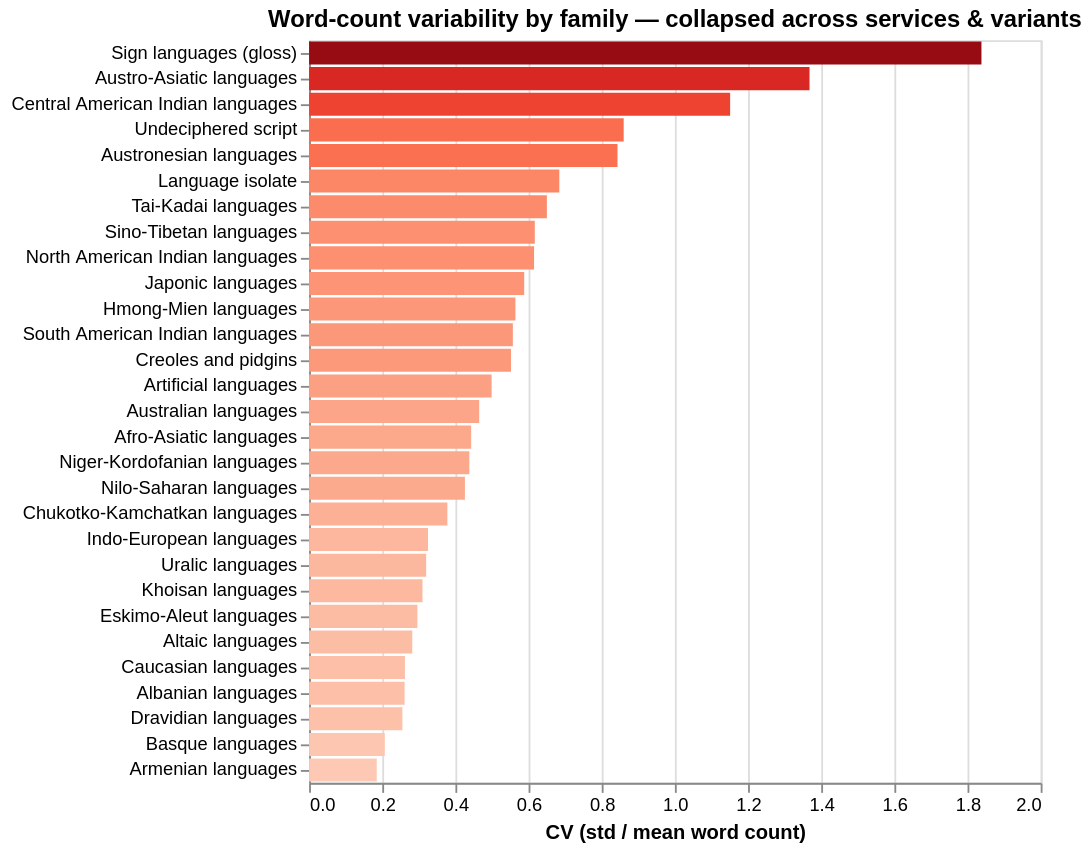

Here is the notebook cell this chart was saved with:
### Code cell
var_rows = []
for (family, service, variant), grp in wc_long.groupby(["family_grouped", "service", "prompt_variant"]):
    mean_wc = grp["word_count"].mean()
    std_wc  = grp["word_count"].std()
    cv      = std_wc / mean_wc if mean_wc > 0 else np.nan
    var_rows.append({
        "family":  family,
        "service": service,
        "variant": variant,
        "n":       len(grp),
        "mean_wc": round(mean_wc, 2),
        "std_wc":  round(std_wc,  2),
        "cv":      round(cv,      3),
    })
var_df = pd.DataFrame(var_rows)

# ── Chart 1: overall CV per family (collapsed across service & variant) ──────
fam_cv = (
    wc_long.groupby("family_grouped")["word_count"]
    .agg(n="count", mean="mean", std="std")
    .assign(cv=lambda d: d["std"] / d["mean"])
    .sort_values("cv", ascending=False)
    .reset_index()
    .round(3)
)

fam_bar = alt.Chart(fam_cv).mark_bar().encode(
    y=alt.Y("family_grouped:N", sort=alt.EncodingSortField("cv", order="descending"), title=None),
    x=alt.X("cv:Q", title="CV (std / mean word count)"),
    color=alt.Color("cv:Q", scale=alt.Scale(scheme="reds"), legend=None),
    tooltip=["family_grouped:N",
             alt.Tooltip("cv:Q", format=".3f", title="CV"),
             alt.Tooltip("mean:Q", format=".2f", title="mean words"),
             alt.Tooltip("n:Q", title="translation rows")],
).properties(
    width=400,
    height=max(240, len(fam_cv) * 14),
    title="Word-count variability by family — collapsed across services & variants",
)

# ── Chart 2: mean CV by service and by variant ────────────────────────────────
svc_cv = var_df.groupby("service")["cv"].mean().reset_index().sort_values("cv", ascending=False)
var_cv = var_df.groupby("variant")["cv"].mean().reset_index().sort_values("cv", ascending=False)

svc_bar = alt.Chart(svc_cv).mark_bar().encode(
    y=alt.Y("service:N", sort=alt.EncodingSortField("cv", order="descending"), title=None),
    x=alt.X("cv:Q", title="mean CV", scale=alt.Scale(domain=[0, svc_cv["cv"].max() * 1.2])),
    color=alt.Color("service:N", legend=None, scale=alt.Scale(scheme="tableau10")),
    tooltip=["service:N", alt.Tooltip("cv:Q", format=".3f")],
).properties(width=240, height=160, title="Mean CV by service")
svc_text = svc_bar.mark_text(align="left", dx=4, fontSize=9).encode(
    text=alt.Text("cv:Q", format=".3f"), color=alt.value("black"))

var_bar = alt.Chart(var_cv).mark_bar().encode(
    y=alt.Y("variant:N", sort=alt.EncodingSortField("cv", order="descending"), title=None),
    x=alt.X("cv:Q", title="mean CV", scale=alt.Scale(domain=[0, var_cv["cv"].max() * 1.2])),
    color=alt.Color("variant:N", legend=None, scale=alt.Scale(scheme="tableau10")),
    tooltip=["variant:N", alt.Tooltip("cv:Q", format=".3f")],
).properties(width=240, height=160, title="Mean CV by prompt variant")
var_text = var_bar.mark_text(align="left", dx=4, fontSize=9).encode(
    text=alt.Text("cv:Q", format=".3f"), color=alt.value("black"))

fam_bar.display()
((svc_bar + svc_text) | (var_bar + var_text)).display()

### Figure 1 — Vega specification as saved in the notebook (floating-point values rounded to 4 significant figures)
{"$schema": "https://vega.github.io/schema/vega/v6.json", "data": [{"name": "source_0"}, {"name": "data_0", "values": [{"cv": 1.838, "cv_end": 1.838, "cv_start": 0.0, "family_grouped": "Sign languages (gloss)", "mean": 10.72, "n": 32}, {"cv": 1.368, "cv_end": 1.368, "cv_start": 0.0, "family_grouped": "Austro-Asiatic languages", "mean": 2.514, "n": 424}, {"cv": 1.151, "cv_end": 1.151, "cv_start": 0.0, "family_grouped": "Central American Indian languages", "mean": 3.043, "n": 209}, {"cv": 0.86, "cv_end": 0.86, "cv_start": 0.0, "family_grouped": "Undeciphered script", "mean": 2.207, "n": 29}, {"cv": 0.843, "cv_end": 0.843, "cv_start": 0.0, "family_grouped": "Austronesian languages", "mean": 3.007, "n": 2631}, {"cv": 0.684, "cv_end": 0.684, "cv_start": 0.0, "family_grouped": "Language isolate", "mean": 2.603, "n": 416}, {"cv": 0.65, "cv_end": 0.65, "cv_start": 0.0, "family_grouped": "Tai-Kadai languages", "mean": 1.55, "n": 311}, {"cv": 0.617, "cv_end": 0.617, "cv_start": 0.0, "family_grouped": "Sino-Tibetan languages", "mean": 2.024, "n": 1567}, {"cv": 0.615, "cv_end": 0.615, "cv_start": 0.0, "family_grouped": "North American Indian languages", "mean": 2.753, "n": 1965}, {"cv": 0.588, "cv_end": 0.588, "cv_start": 0.0, "family_grouped": "Japonic languages", "mean": 1.508, "n": 61}, {"cv": 0.564, "cv_end": 0.564, "cv_start": 0.0, "family_grouped": "Hmong-Mien languages", "mean": 6.659, "n": 123}, {"cv": 0.557, "cv_end": 0.557, "cv_start": 0.0, "family_grouped": "South American Indian languages", "mean": 2.974, "n": 429}, {"cv": 0.552, "cv_end": 0.552, "cv_start": 0.0, "family_grouped": "Creoles and pidgins", "mean": 2.562, "n": 544}, {"cv": 0.499, "cv_end": 0.499, "cv_start": 0.0, "family_grouped": "Artificial languages", "mean": 2.487, "n": 474}, {"cv": 0.465, "cv_end": 0.465, "cv_start": 0.0, "family_grouped": "Australian languages", "mean": 2.935, "n": 31}, {"cv": 0.443, "cv_end": 0.443, "cv_start": 0.0, "family_grouped": "Afro-Asiatic languages", "mean": 2.763, "n": 1588}, {"cv": 0.438, "cv_end": 0.438, "cv_start": 0.0, "family_grouped": "Niger-Kordofanian languages", "mean": 3.201, "n": 4837}, {"cv": 0.426, "cv_end": 0.426, "cv_start": 0.0, "family_grouped": "Nilo-Saharan languages", "mean": 2.945, "n": 891}, {"cv": 0.378, "cv_end": 0.378, "cv_start": 0.0, "family_grouped": "Chukotko-Kamchatkan languages", "mean": 2.691, "n": 55}, {"cv": 0.325, "cv_end": 0.325, "cv_start": 0.0, "family_grouped": "Indo-European languages", "mean": 2.231, "n": 7684}, {"cv": 0.32, "cv_end": 0.32, "cv_start": 0.0, "family_grouped": "Uralic languages", "mean": 2.238, "n": 850}, {"cv": 0.31, "cv_end": 0.31, "cv_start": 0.0, "family_grouped": "Khoisan languages", "mean": 2.484, "n": 31}, {"cv": 0.296, "cv_end": 0.296, "cv_start": 0.0, "family_grouped": "Eskimo-Aleut languages", "mean": 2.532, "n": 156}, {"cv": 0.282, "cv_end": 0.282, "cv_start": 0.0, "family_grouped": "Altaic languages", "mean": 2.753, "n": 1071}, {"cv": 0.262, "cv_end": 0.262, "cv_start": 0.0, "family_grouped": "Caucasian languages", "mean": 2.526, "n": 475}, {"cv": 0.261, "cv_end": 0.261, "cv_start": 0.0, "family_grouped": "Albanian languages", "mean": 2.547, "n": 64}, {"cv": 0.255, "cv_end": 0.255, "cv_start": 0.0, "family_grouped": "Dravidian languages", "mean": 2.288, "n": 312}, {"cv": 0.207, "cv_end": 0.207, "cv_start": 0.0, "family_grouped": "Basque languages", "mean": 2.375, "n": 32}, {"cv": 0.185, "cv_end": 0.185, "cv_start": 0.0, "family_grouped": "Armenian languages", "mean": 2.75, "n": 32}]}, {"name": "source_0_y_domain_family_grouped", "values": [{"family_grouped": "Sign languages (gloss)", "sort_field": 1.838}, {"family_grouped": "Austro-Asiatic languages", "sort_field": 1.368}, {"family_grouped": "Central American Indian languages", "sort_field": 1.151}, {"family_grouped": "Undeciphered script", "sort_field": 0.86}, {"family_grouped": "Austronesian languages", "sort_field": 0.843}, {"family_grouped": "Language isolate", "sort_field": 0.684}, {"family_grouped": "Tai-Kadai languages", "sort_field": 0.65}, {"family_grouped": "Sino-Tibetan languages", "sort_field": 0.617}, {"family_grouped": "North American Indian languages", "sort_field": 0.615}, {"family_grouped": "Japonic languages", "sort_field": 0.588}, {"family_grouped": "Hmong-Mien languages", "sort_field": 0.564}, {"family_grouped": "South American Indian languages", "sort_field": 0.557}, {"family_grouped": "Creoles and pidgins", "sort_field": 0.552}, {"family_grouped": "Artificial languages", "sort_field": 0.499}, {"family_grouped": "Australian languages", "sort_field": 0.465}, {"family_grouped": "Afro-Asiatic languages", "sort_field": 0.443}, {"family_grouped": "Niger-Kordofanian languages", "sort_field": 0.438}, {"family_grouped": "Nilo-Saharan languages", "sort_field": 0.426}, {"family_grouped": "Chukotko-Kamchatkan languages", "sort_field": 0.378}, {"family_grouped": "Indo-European languages", "sort_field": 0.325}, {"family_grouped": "Uralic languages", "sort_field": 0.32}, {"family_grouped": "Khoisan languages", "sort_field": 0.31}, {"family_grouped": "Eskimo-Aleut languages", "sort_field": 0.296}, {"family_grouped": "Altaic languages", "sort_field": 0.282}, {"family_grouped": "Caucasian languages", "sort_field": 0.262}, {"family_grouped": "Albanian languages", "sort_field": 0.261}, {"family_grouped": "Dravidian languages", "sort_field": 0.255}, {"family_grouped": "Basque languages", "sort_field": 0.207}, {"family_grouped": "Armenian languages", "sort_field": 0.185}]}, {"name": "data_0_color_domain_cv", "values": [{"min": 0.185, "max": 1.838}]}], "marks": [{"type": "rect", "name": "marks", "from": {"data": "data_0"}, "encode": {"update": {"fill": {"field": "cv", "scale": "color"}, "tooltip": {"signal": "{\"family_grouped\": isValid(datum[\"family_grouped\"]) ? datum[\"family_grouped\"] : \"\"+datum[\"family_grouped\"], \"CV\": format(datum[\"cv\"], \".3f\"), \"mean words\": format(datum[\"mean\"], \".2f\"), \"translation rows\": format(datum[\"n\"], \"\")}"}, "x2": {"field": "cv_start", "scale": "x"}, "x": {"field": "cv_end", "scale": "x"}, "height": {"signal": "max(0.25, bandwidth('y'))"}, "y": {"field": "family_grouped", "scale": "y"}}}, "style": ["bar"]}], "scales": [{"name": "x", "type": "linear", "domain": {"data": "data_0", "fields": ["cv_start", "cv_end"]}, "range": [0, {"signal": "width"}], "nice": true, "zero": true}, {"name": "y", "type": "band", "domain": {"data": "source_0_y_domain_family_grouped", "field": "family_grouped", "sort": {"op": "max", "field": "sort_field", "order": "descending"}}, "range": [0, {"signal": "height"}], "paddingInner": 0.1, "paddingOuter": 0.05}, {"name": "color", "type": "linear", "domain": [{"signal": "(data(\"data_0_color_domain_cv\")[0] || {}).min"}, {"signal": "(data(\"data_0_color_domain_cv\")[0] || {}).max"}], "range": {"scheme": "reds"}, "zero": false, "interpolate": "hcl"}], "axes": [{"scale": "x", "tickCount": {"signal": "ceil(width/40)"}, "domain": false, "orient": "bottom", "ticks": false, "zindex": 0, "aria": false, "grid": true, "gridScale": "y", "maxExtent": 0, "labels": false, "minExtent": 0}, {"scale": "x", "labelOverlap": true, "tickCount": {"signal": "ceil(width/40)"}, "grid": false, "orient": "bottom", "title": "CV (std / mean word count)", "labelFlush": true, "zindex": 0}, {"scale": "y", "orient": "left", "zindex": 0, "grid": false}], "title": {"text": "Word-count variability by family — collapsed across services & variants", "frame": "group"}, "style": "cell", "width": 400, "padding": 5, "background": "white", "height": 406}
